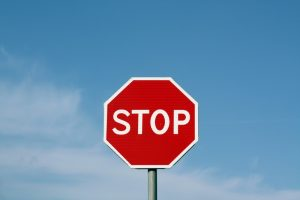
#> input picture CS 5363/Tests/Galindo_Oscar_Exam1/stop_model.jpg, 300 x 200 px
$ python image_matching_start.py
#> lines starting #> are read from the running program, lines starting #| are printed output that depends on the picture; pictures that were not available may be replaced by others from this repository, and a replacement may not be noted
import numpy as np
import matplotlib.pyplot as plt
from skimage import transform as tf
from matplotlib import transforms
import cv2

def display_correspondences(im0,im1,pts0,pts1,clr_str = 'rgbycmwk'):
    canvas_shape = (max(im0.shape[0],im1.shape[0]),im0.shape[1]+im1.shape[1],3)
    canvas = np.zeros(canvas_shape,dtype=type(im0[0,0,0]))
    canvas[:im0.shape[0],:im0.shape[1]] = im0
    canvas[:im1.shape[0],im0.shape[1]:canvas.shape[1]]= im1
    fig, ax = plt.subplots(figsize=(8, 4))
    ax.imshow(canvas)
    ax.axis('off')
    pts2 = pts1+np.array([im0.shape[1],0])
    for i in range(pts0.shape[0]):
        ax.plot([pts0[i,0],pts2[i,0]],[pts0[i,1],pts2[i,1]],color=clr_str[i%len(clr_str)],linewidth=1.0)
    fig.suptitle('Point correpondences', fontsize=16)

def select_matches_ransac(pts0, pts1):
    # print(pts0, pts1)
    print(pts0.shape)
    print(pts0.reshape(-1,1,2))
    print(pts0.shape)
    H, mask = cv2.findHomography(pts0.reshape(-1,1,2), pts1.reshape(-1,1,2), cv2.RANSAC,5.0)
    choice = np.where(mask.reshape(-1) ==1)[0]
    return pts0[choice], pts1[choice]

if __name__ == "__main__":

    plt.close('all')
    model = plt.imread('stop_model.jpg')
#> model is the input picture: shape (200, 300, 3); mean R, G, B 110.3, 138.7, 170.2

    orb = cv2.ORB_create()

    keypoints1, descriptors1 = orb.detectAndCompute(model,mask=None)
#> keypoints1 = 365 keypoints; strongest (x, y, size): (183, 117, 44.6), (180, 116, 64.3), (182, 114, 77.1), (158, 128, 44.6)
    keypoints1 = np.array([p.pt for p in keypoints1])
#> keypoints1 = 365 pairs, first value 101.5 to 198, second value 76.72 to 168

    f = [2,3,6,7,9,11,12,15] # Work for stop_model.jpg

    files = ['stop'+str(i)+'.jpg' for i in f]

    for file in  files:
        img = plt.imread(file)
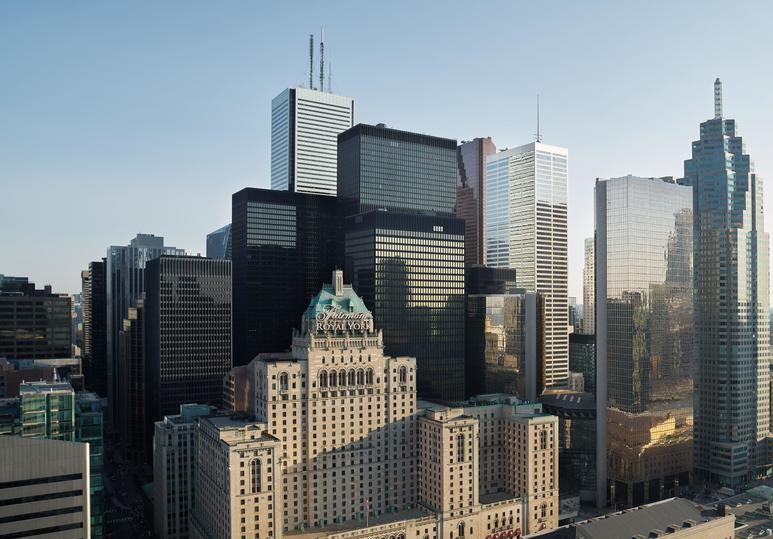
#> input picture CS 5363/Tests/Galindo_Oscar_Exam1/buildings.jpg, 773 x 539 px, given in place of stop2.jpg, which was not available
#> img is the input picture: shape (539, 773, 3); mean R, G, B 116.9, 125.2, 128.8

        keypoints2, descriptors2 = orb.detectAndCompute(img,mask=None)
#> keypoints2 = 500 keypoints; strongest (x, y, size): (298, 186, 31), (87, 443, 31), (376, 252, 31), (376, 247, 31)
        keypoints2 = np.array([p.pt for p in keypoints2])
#> keypoints2 = 500 pairs, first value 33 to 732, second value 89.28 to 503

        matcher = cv2.BFMatcher(cv2.NORM_HAMMING, crossCheck=True)
        matches = matcher.match(descriptors1,descriptors2)
#> matches = 98 matches

        # Extract data from orb objects and matcher
        dist = np.array([m.distance for m in matches])
#> dist = 98 values, max 94 at index 36, min 50 at index 77, mean 68.59
        ind1 = np.array([m.queryIdx for m in matches])
#> ind1 = 98 values from 6 to 363
        ind2 = np.array([m.trainIdx for m in matches])
#> ind2 = 98 values, max 499 at index 85, min 8 at index 45, mean 276.1


        keypoints_match1 = keypoints1[ind1]
#> keypoints_match1 = 98 pairs, first value 103.7 to 196.8, second value 80.4 to 164
        keypoints_match2 = keypoints2[ind2]
#> keypoints_match2 = 98 pairs, first value 43 to 700.9, second value 124.4 to 480

        keypoints_match1, keypoints_match2 = select_matches_ransac(keypoints_match1, keypoints_match2)
#| (98, 2)
#> (printed output is left out)
#| (98, 2)
#> in select_matches_ransac, `H, mask = cv2.findHomography(pts0.reshape(-1,1,2), pts1.reshape(-1,1,2..`: H = [[-7.54, 0.548, 752.5], [-3.92, 1.09, 258.4], [-0.0122, 0.00207, 1]]; mask = 98 values, max 1 at index 10, min 0 at index 0, mean 0.0714
#> in select_matches_ransac, `choice = np.where(mask.reshape(-1) ==1)[0]`: choice = [10, 21, 25, 39, 41, 61, 91]
#> keypoints_match1 = [[187, 122], [111, 149], [113, 158], [184.8, 123.6], [114, 129.6], [165.9, 112.3], [176.3, 130.6]]; keypoints_match2 = [[571.7, 328.3], [46.8, 285.6], [229.3, 218.6], [570.2, 327.6], [283.7, 373.2], [547.2, 340.8], [569.8, 328.5]]

        print('Original number of matches',keypoints_match1.shape[0])
#| Original number of matches 7
        H = tf.ProjectiveTransform()
        H.estimate(keypoints_match1, keypoints_match2)
        display_correspondences(model,img,keypoints_match1, keypoints_match2)
#> in display_correspondences, `canvas[:im0.shape[0],:im0.shape[1]] = im0`:
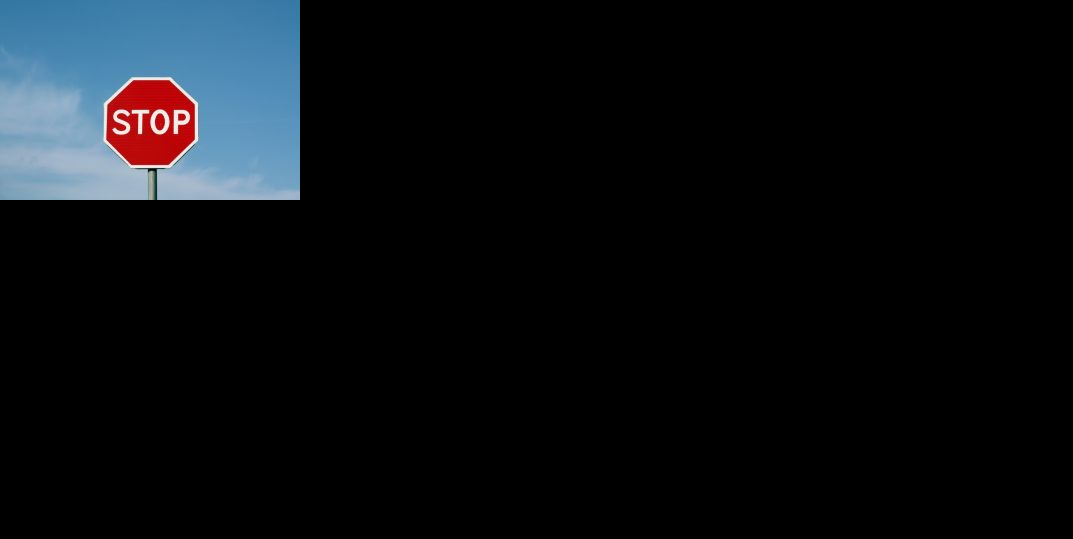
#> canvas: shape (539, 1073, 3); mean R, G, B 11.4, 14.4, 17.7
#> in display_correspondences, `canvas[:im1.shape[0],im0.shape[1]:canvas.shape[1]]= im1`:
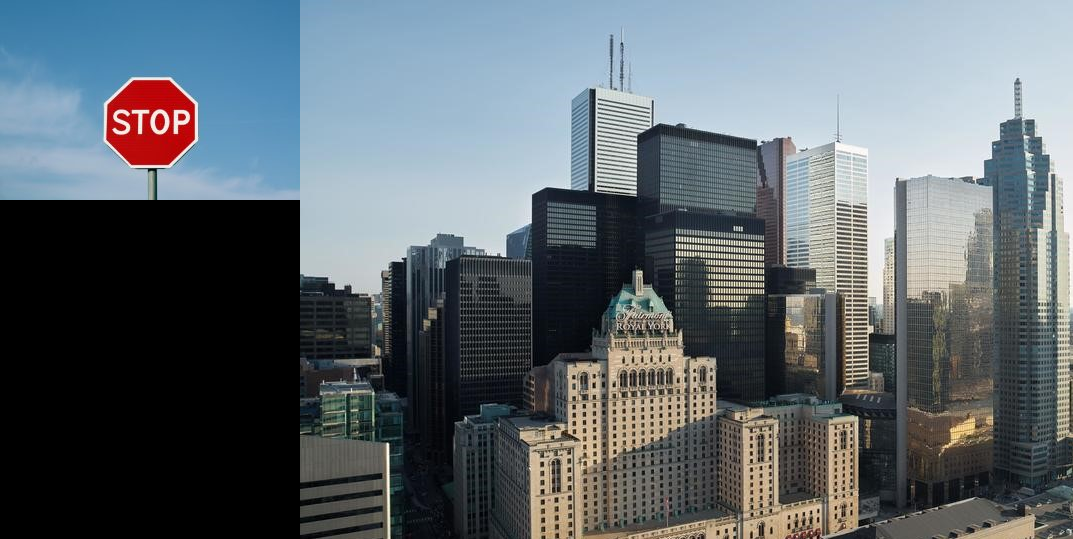
#> canvas: shape (539, 1073, 3); mean R, G, B 95.7, 104.6, 110.5
#> in display_correspondences, `pts2 = pts1+np.array([im0.shape[1],0])`: pts2 = [[871.7, 328.3], [346.8, 285.6], [529.3, 218.6], [870.2, 327.6], [583.7, 373.2], [847.2, 340.8], [869.8, 328.5]]

        # Display stop sign using inverse warp
        warped = tf.warp(img, H, output_shape=(model.shape[0],model.shape[1]))
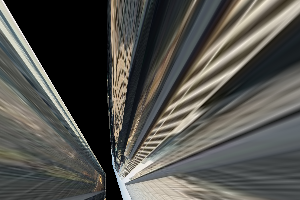
#> warped: shape (200, 300, 3) float64; mean R, G, B 0.323, 0.321, 0.303
        plt.figure()
        plt.imshow(warped)
#> pass 2 of the loop `for file in  files:`:
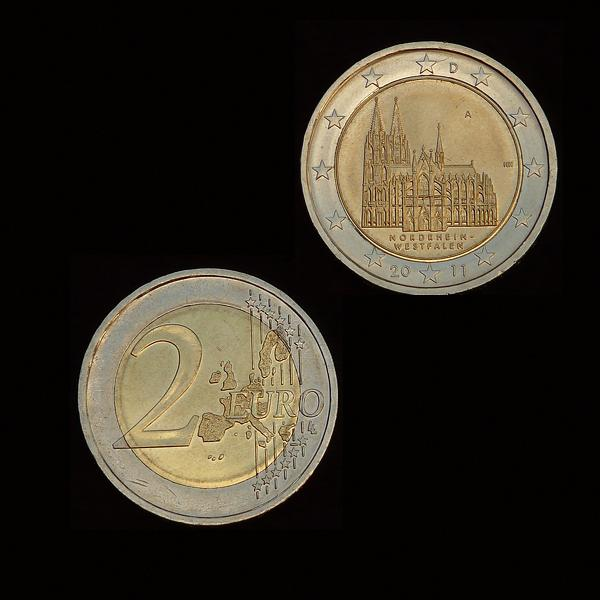
#> input picture CS 5363/Tests/Galindo_Oscar_Exam1/coins_2.jpg, 600 x 600 px, given in place of stop3.jpg, which was not available
#> img is the input picture: shape (600, 600, 3); mean R, G, B 49.5, 44.2, 33.6
#> `keypoints2, descriptors2 = orb.detectAndCompute(img,mask=None)`: keypoints2 = 500 keypoints; strongest (x, y, size): (432, 72, 31), (376, 85, 31), (380, 85, 31), (464, 223, 31)
#> `keypoints2 = np.array([p.pt for p in keypoints2])`: keypoints2 = 500 pairs, first value 93.31 to 526, second value 63.36 to 490
#> matches = 115 matches
#> dist = 115 values, max 92 at index 83, min 44 at index 89, mean 73.75
#> ind1 = 115 values from 0 to 364
#> ind2 = 115 values, max 499 at index 57, min 5 at index 44, mean 242.5
#> `keypoints_match1 = keypoints1[ind1]`: keypoints_match1 = 115 pairs, first value 103.7 to 198, second value 77 to 168
#> `keypoints_match2 = keypoints2[ind2]`: keypoints_match2 = 115 pairs, first value 113.8 to 521, second value 63.94 to 469.4
#| (115, 2)
#> (printed output is left out)
#> `keypoints_match1, keypoints_match2 = select_matches_ransac(keypoints_m..`: keypoints_match1 = [[176, 157], [103.7, 103.7], [178.6, 118.1], [114, 95.04], [124.4, 84.6], [159.3, 117]]; keypoints_match2 = [[380, 85], [374.4, 84], [372, 82.8], [376.7, 84.67], [375.8, 84.96], [364.6, 86.4]]
#> in display_correspondences (call 2), `canvas[:im1.shape[0],im0.shape[1]:canvas.shape[1]]= im1`:
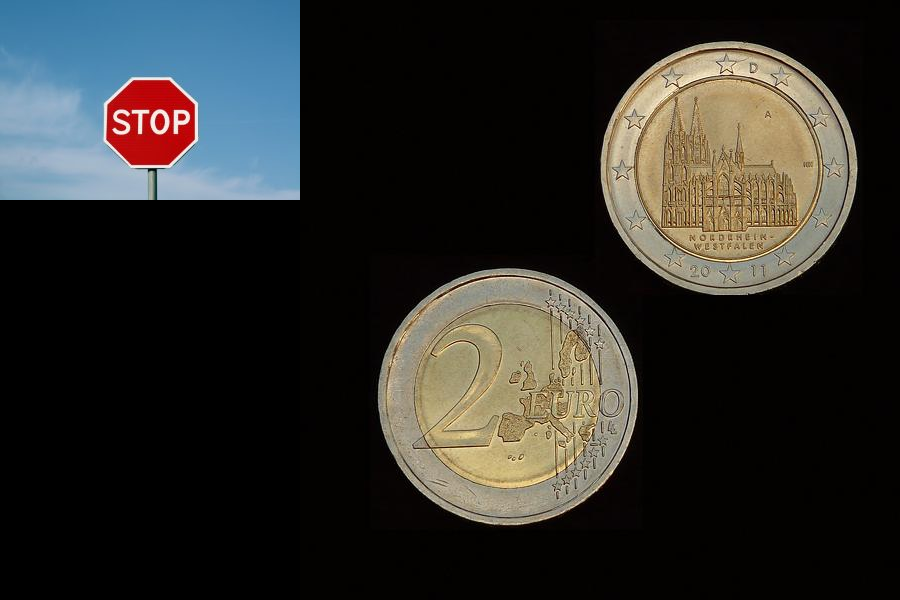
#> canvas: shape (600, 900, 3); mean R, G, B 45.3, 44.9, 41.3
#> pts2 = [[680, 85], [674.4, 84], [672, 82.8], [676.7, 84.67], [675.8, 84.96], [664.6, 86.4]]
#> `warped = tf.warp(img, H, output_shape=(model.shape[0],model.shape[1]))`:
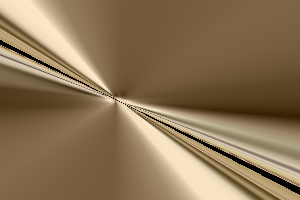
#> warped: shape (200, 300, 3) float64; mean R, G, B 0.544, 0.455, 0.332
#> (the run stopped early here; a loop or call above may not have finished)
